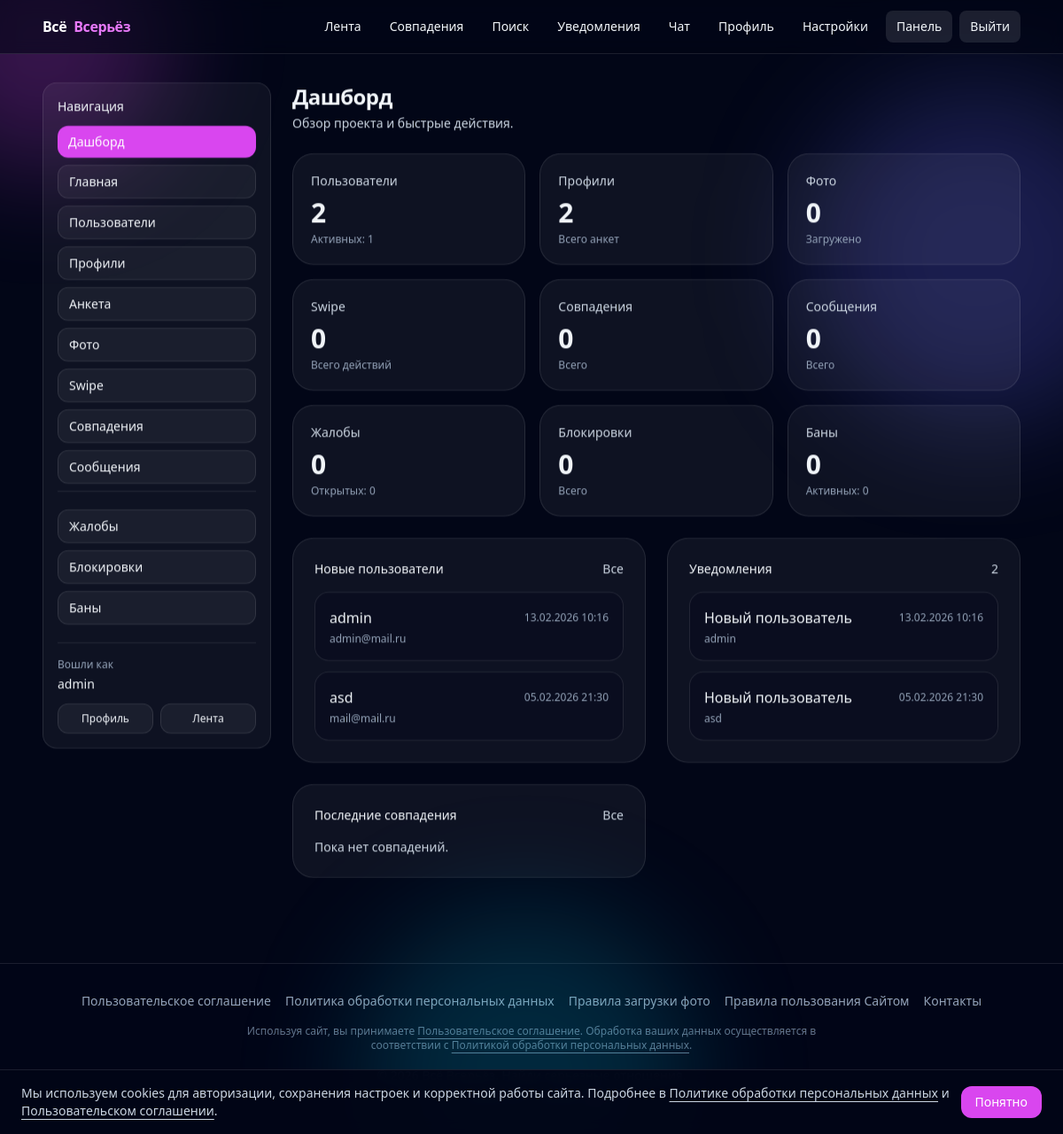
The page /panel/ (signed in) on the database its author committed.
### accounts/models.py (models this page shows, shortened)
class User(AbstractUser):
    email = models.EmailField(unique=True)
    email_verified = models.BooleanField(default=False)
    wallet_balance = models.DecimalField(
        max_digits=10, decimal_places=2, default=Decimal("0"))
    terms_accepted_at = models.DateTimeField(null=True, blank=True)
    privacy_accepted_at = models.DateTimeField(null=True, blank=True)
    special_category_consent = models.BooleanField(default=False)
    special_category_consent_at = models.DateTimeField(null=True, blank=True)
    special_category_consent_revoked_at = models.DateTimeField(
        null=True, blank=True)
    sexual_consent = models.BooleanField(default=False)
    sexual_consent_at = models.DateTimeField(null=True, blank=True)
    sexual_consent_revoked_at = models.DateTimeField(null=True, blank=True)
    religious_consent = models.BooleanField(default=False)
    religious_consent_at = models.DateTimeField(null=True, blank=True)
    religious_consent_revoked_at = models.DateTimeField(null=True, blank=True)

### panel/models.py (models this page shows)
class AdminNotification(models.Model):
    class Event(models.TextChoices):
        NEW_USER = "new_user", "Новый пользователь"
        QUESTIONNAIRE_COMPLETED = "questionnaire_completed", "Анкета заполнена"
    event = models.CharField(max_length=64, choices=Event.choices)
    user = models.ForeignKey(
        settings.AUTH_USER_MODEL,
        on_delete=models.CASCADE,
        related_name="admin_notifications",
    )
    questionnaire_kind = models.CharField(max_length=16, blank=True)
    created_at = models.DateTimeField(auto_now_add=True)
    class Meta:
        ordering = ["-created_at"]

### panel/views.py (the view)
# urls.py: path("", views.dashboard, name="panel_dashboard"),
@staff_or_matchmaker_required
def dashboard(request):
    users_count = User.objects.count()
    active_users_count = User.objects.filter(is_active=True).count()
    profiles_count = Profile.objects.count()
    photos_count = ProfilePhoto.objects.count()
    swipes_count = Swipe.objects.count()
    matches_count = Match.objects.count()
    messages_count = Message.objects.count()
    blocks_count = UserBlock.objects.count()
    reports_count = UserReport.objects.count()
    unresolved_reports_count = UserReport.objects.filter(
        resolved=False).count()
    bans_count = UserBan.objects.count()
    active_bans_count = UserBan.objects.active().count()
    recent_users = User.objects.order_by("-date_joined")[:8]
    recent_matches = Match.objects.select_related(
        "user1", "user2").order_by("-created_at")[:8]
    notifications_count = AdminNotification.objects.count()
    notifications = AdminNotification.objects.select_related("user")[:12]
    return render(
        request,
        "panel/dashboard.html",
        {
            "users_count": users_count,
            "active_users_count": active_users_count,
            "profiles_count": profiles_count,
            "photos_count": photos_count,
            "swipes_count": swipes_count,
            "matches_count": matches_count,
            "messages_count": messages_count,
            "blocks_count": blocks_count,
            "reports_count": reports_count,
            "unresolved_reports_count": unresolved_reports_count,
            "bans_count": bans_count,
            "active_bans_count": active_bans_count,
            "recent_users": recent_users,
            "recent_matches": recent_matches,
            "notifications_count": notifications_count,
            "notifications": notifications,
        },
    )

### templates/panel/dashboard.html (shortened to what this page needs)
{% extends 'panel/base.html' %}
{% block panel_heading %}Дашборд{% endblock %}
{% block panel_subtitle %}Обзор проекта и быстрые действия.{% endblock %}
{% block panel_content %}
<div class="grid gap-4 sm:grid-cols-2 lg:grid-cols-3">
    <a href="{% url 'panel_users' %}" class="rounded-3xl border border-white/10 bg-white/5 p-5 hover:bg-white/10">
        <div class="text-sm text-slate-300">Пользователи</div>
        <div class="mt-2 text-3xl font-semibold tracking-tight">{{ users_count }}</div>
        <div class="mt-1 text-xs text-slate-400">Активных: {{ active_users_count }}</div>
    </a>
    <a href="{% url 'panel_profiles' %}" class="rounded-3xl border border-white/10 bg-white/5 p-5 hover:bg-white/10">
        <div class="text-sm text-slate-300">Профили</div>
        <div class="mt-2 text-3xl font-semibold tracking-tight">{{ profiles_count }}</div>
        <div class="mt-1 text-xs text-slate-400">Всего анкет</div>
    </a>
    <a href="{% url 'panel_photos' %}" class="rounded-3xl border border-white/10 bg-white/5 p-5 hover:bg-white/10">
        <div class="text-sm text-slate-300">Фото</div>
        <div class="mt-2 text-3xl font-semibold tracking-tight">{{ photos_count }}</div>
        <div class="mt-1 text-xs text-slate-400">Загружено</div>
    </a>
    <a href="{% url 'panel_swipes' %}" class="rounded-3xl border border-white/10 bg-white/5 p-5 hover:bg-white/10">
        <div class="text-sm text-slate-300">Swipe</div>
        <div class="mt-2 text-3xl font-semibold tracking-tight">{{ swipes_count }}</div>
        <div class="mt-1 text-xs text-slate-400">Всего действий</div>
    </a>
    <a href="{% url 'panel_matches' %}" class="rounded-3xl border border-white/10 bg-white/5 p-5 hover:bg-white/10">
        <div class="text-sm text-slate-300">Совпадения</div>
        <div class="mt-2 text-3xl font-semibold tracking-tight">{{ matches_count }}</div>
        <div class="mt-1 text-xs text-slate-400">Всего</div>
    </a>
    <a href="{% url 'panel_messages' %}" class="rounded-3xl border border-white/10 bg-white/5 p-5 hover:bg-white/10">
        <div class="text-sm text-slate-300">Сообщения</div>
        <div class="mt-2 text-3xl font-semibold tracking-tight">{{ messages_count }}</div>
        <div class="mt-1 text-xs text-slate-400">Всего</div>
    </a>
    <a href="{% url 'panel_reports' %}" class="rounded-3xl border border-white/10 bg-white/5 p-5 hover:bg-white/10">
        <div class="text-sm text-slate-300">Жалобы</div>
        <div class="mt-2 text-3xl font-semibold tracking-tight">{{ reports_count }}</div>
        <div class="mt-1 text-xs text-slate-400">Открытых: {{ unresolved_reports_count }}</div>
    </a>
    <a href="{% url 'panel_blocks' %}" class="rounded-3xl border border-white/10 bg-white/5 p-5 hover:bg-white/10">
        <div class="text-sm text-slate-300">Блокировки</div>
        <div class="mt-2 text-3xl font-semibold tracking-tight">{{ blocks_count }}</div>
        <div class="mt-1 text-xs text-slate-400">Всего</div>
    </a>
    <a href="{% url 'panel_bans' %}" class="rounded-3xl border border-white/10 bg-white/5 p-5 hover:bg-white/10">
        <div class="text-sm text-slate-300">Баны</div>
        <div class="mt-2 text-3xl font-semibold tracking-tight">{{ bans_count }}</div>
        <div class="mt-1 text-xs text-slate-400">Активных: {{ active_bans_count }}</div>
    </a>
</div>
<div class="mt-6 grid gap-6 lg:grid-cols-2">
    <div class="rounded-3xl border border-white/10 bg-white/5 p-6">
        <div class="flex items-center justify-between">
            <div class="text-sm font-medium">Новые пользователи</div>
            <a class="text-sm text-slate-300 hover:text-white" href="{% url 'panel_users' %}">Все</a>
        </div>
        <div class="mt-4 space-y-3">
            {% for u in recent_users %}
            <a href="{% url 'panel_user_detail' u.id %}" class="block rounded-2xl border border-white/10 bg-slate-950/30 p-4 hover:bg-white/5">
                <div class="flex items-center justify-between">
                    <div class="font-medium">{{ u.username }}</div>
                    <div class="text-xs text-slate-400">{{ u.date_joined|date:'d.m.Y H:i' }}</div>
                </div>
                <div class="mt-1 text-xs text-slate-400">{{ u.email }}</div>
            </a>
            {% empty %}
            <div class="text-sm text-slate-300">Пока пусто.</div>
            {% endfor %}
        </div>
    </div>
    <div class="rounded-3xl border border-white/10 bg-white/5 p-6">
        <div class="flex items-center justify-between">
            <div class="text-sm font-medium">Уведомления</div>
            <div class="text-sm text-slate-300">{{ notifications_count }}</div>
        </div>
        <div class="mt-4 space-y-3">
            {% for n in notifications %}
            <div class="rounded-2xl border border-white/10 bg-slate-950/30 p-4">
                <div class="flex items-center justify-between">
                    <div class="font-medium">
                        {% if n.event == 'new_user' %}
                        Новый пользователь
                        {% elif n.event == 'questionnaire_completed' %}
                        Анкета заполнена
                        {% else %}
                        {{ n.event }}
                        {% endif %}
                    </div>
                    <div class="text-xs text-slate-400">{{ n.created_at|date:'d.m.Y H:i' }}</div>
                </div>
                <div class="mt-1 text-xs text-slate-400">
                    <a class="hover:text-white" href="{% url 'panel_user_detail' n.user_id %}">{{ n.user.username }}</a>
                </div>
            </div>
            {% empty %}
            <div class="text-sm text-slate-300">Пока нет уведомлений.</div>
            {% endfor %}
        </div>
    </div>
    <div class="rounded-3xl border border-white/10 bg-white/5 p-6">
        <div class="flex items-center justify-between">
            <div class="text-sm font-medium">Последние совпадения</div>
            <a class="text-sm text-slate-300 hover:text-white" href="{% url 'panel_matches' %}">Все</a>
        </div>
        <div class="mt-4 space-y-3">
            {% for m in recent_matches %}
            <div class="rounded-2xl border border-white/10 bg-slate-950/30 p-4">
                <div class="flex items-center justify-between">
                    <div class="font-medium">{{ m.user1.username }} × {{ m.user2.username }}</div>
                    <div class="text-xs text-slate-400">{{ m.created_at|date:'d.m.Y H:i' }}</div>
                </div>
                <div class="mt-1 text-xs text-slate-400">Match #{{ m.id }}</div>
            </div>
            {% empty %}
            <div class="text-sm text-slate-300">Пока нет совпадений.</div>
            {% endfor %}
        </div>
    </div>
</div>
{% endblock %}

### templates/panel/base.html (shortened to what this page needs)
{% extends 'base.html' %}
{% block content %}
<div class="grid gap-6 lg:grid-cols-12">
    <aside class="lg:col-span-3">
        <div class="rounded-2xl border border-white/10 bg-white/5 p-4">
            <div class="text-sm font-medium">Навигация</div>
            {% with current=request.resolver_match.url_name %}
            <nav class="mt-3 space-y-2 text-sm">
                {% if request.user.is_staff %}
                <a href="{% url 'panel_dashboard' %}"
                    class="block rounded-xl px-3 py-2 font-medium {% if current == 'panel_dashboard' %}bg-fuchsia-500 text-white{% else %}border border-white/10 bg-white/5 text-slate-100 hover:bg-white/10{% endif %}">Дашборд</a>
                <a href="{% url 'panel_home_pages' %}"
                    class="block rounded-xl px-3 py-2 font-medium {% if current == 'panel_home_pages' or current == 'panel_home_page_create' or current == 'panel_home_page_edit' or current == 'panel_home_block_create' or current == 'panel_home_block_edit' %}bg-fuchsia-500 text-white{% else %}border border-white/10 bg-white/5 text-slate-100 hover:bg-white/10{% endif %}">Главная</a>
                <a href="{% url 'panel_users' %}"
                    class="block rounded-xl px-3 py-2 font-medium {% if current == 'panel_users' or current == 'panel_user_detail' or current == 'panel_user_set_password' %}bg-fuchsia-500 text-white{% else %}border border-white/10 bg-white/5 text-slate-100 hover:bg-white/10{% endif %}">Пользователи</a>
                <a href="{% url 'panel_profiles' %}"
                    class="block rounded-xl px-3 py-2 font-medium {% if current == 'panel_profiles' or current == 'panel_profile_detail' %}bg-fuchsia-500 text-white{% else %}border border-white/10 bg-white/5 text-slate-100 hover:bg-white/10{% endif %}">Профили</a>
                <a href="{% url 'panel_questionnaire_sections' %}"
                    class="block rounded-xl px-3 py-2 font-medium {% if current == 'panel_questionnaire_sections' or current == 'panel_questionnaire_section_create' or current == 'panel_questionnaire_section_edit' or current == 'panel_questionnaire_question_create' or current == 'panel_questionnaire_question_edit' or current == 'panel_questionnaire_choice_create' or current == 'panel_questionnaire_choice_edit' %}bg-fuchsia-500 text-white{% else %}border border-white/10 bg-white/5 text-slate-100 hover:bg-white/10{% endif %}">Анкета</a>
                <a href="{% url 'panel_photos' %}"
                    class="block rounded-xl px-3 py-2 font-medium {% if current == 'panel_photos' %}bg-fuchsia-500 text-white{% else %}border border-white/10 bg-white/5 text-slate-100 hover:bg-white/10{% endif %}">Фото</a>
                <a href="{% url 'panel_swipes' %}"
                    class="block rounded-xl px-3 py-2 font-medium {% if current == 'panel_swipes' %}bg-fuchsia-500 text-white{% else %}border border-white/10 bg-white/5 text-slate-100 hover:bg-white/10{% endif %}">Swipe</a>
                <a href="{% url 'panel_matches' %}"
                    class="block rounded-xl px-3 py-2 font-medium {% if current == 'panel_matches' %}bg-fuchsia-500 text-white{% else %}border border-white/10 bg-white/5 text-slate-100 hover:bg-white/10{% endif %}">Совпадения</a>
                <a href="{% url 'panel_messages' %}"
                    class="block rounded-xl px-3 py-2 font-medium {% if current == 'panel_messages' %}bg-fuchsia-500 text-white{% else %}border border-white/10 bg-white/5 text-slate-100 hover:bg-white/10{% endif %}">Сообщения</a>
                <div class="mt-3 border-t border-white/10 pt-3"></div>
                <a href="{% url 'panel_reports' %}"
                    class="block rounded-xl px-3 py-2 font-medium {% if current == 'panel_reports' %}bg-fuchsia-500 text-white{% else %}border border-white/10 bg-white/5 text-slate-100 hover:bg-white/10{% endif %}">Жалобы</a>
                <a href="{% url 'panel_blocks' %}"
                    class="block rounded-xl px-3 py-2 font-medium {% if current == 'panel_blocks' %}bg-fuchsia-500 text-white{% else %}border border-white/10 bg-white/5 text-slate-100 hover:bg-white/10{% endif %}">Блокировки</a>
                <a href="{% url 'panel_bans' %}"
                    class="block rounded-xl px-3 py-2 font-medium {% if current == 'panel_bans' or current == 'panel_ban_create' or current == 'panel_user_ban' %}bg-fuchsia-500 text-white{% else %}border border-white/10 bg-white/5 text-slate-100 hover:bg-white/10{% endif %}">Баны</a>
                {% endif %}
            </nav>
            {% endwith %}
            <div class="mt-5 border-t border-white/10 pt-4">
                <div class="text-xs text-slate-400">Вошли как</div>
                <div class="mt-1 text-sm font-medium">{{ request.user.username }}</div>
                <div class="mt-3 flex gap-2">
                    <a href="{% url 'me' %}"
                        class="flex-1 rounded-xl border border-white/10 bg-white/5 px-3 py-2 text-center text-xs font-medium hover:bg-white/10">Профиль</a>
                    <a href="{% url 'feed' %}"
                        class="flex-1 rounded-xl border border-white/10 bg-white/5 px-3 py-2 text-center text-xs font-medium hover:bg-white/10">Лента</a>
                </div>
            </div>
        </div>
    </aside>
    <section class="lg:col-span-9">
        <div class="flex flex-col gap-4 sm:flex-row sm:items-center sm:justify-between">
            <div>
                <h1 class="text-2xl font-semibold tracking-tight">{% block panel_heading %}Панель{% endblock %}</h1>
                <p class="mt-1 text-sm text-slate-300">{% block panel_subtitle %}{% endblock %}</p>
            </div>
        </div>
        <div class="mt-6">
            {% block panel_content %}{% endblock %}
        </div>
    </section>
</div>
{% endblock %}

### rows shown on the page
User: user.username "admin", username "admin", date_joined "13.02.2026 10:16", email "admin@mail.ru"
User: username "asd", date_joined "05.02.2026 21:30", email "mail@mail.ru"
AdminNotification: event "Новый пользователь", created_at "13.02.2026 10:16", user.username "admin"
AdminNotification: event "Новый пользователь", created_at "05.02.2026 21:30", user.username "asd"

### other values the page prints
{{ users_count }} "2"
{{ active_users_count }} "1"
{{ profiles_count }} "2"
{{ photos_count }} "0"
{{ swipes_count }} "0"
{{ matches_count }} "0"
{{ messages_count }} "0"
{{ reports_count }} "0"
{{ unresolved_reports_count }} "0"
{{ blocks_count }} "0"
{{ bans_count }} "0"
{{ active_bans_count }} "0"
{{ notifications_count }} "2"
